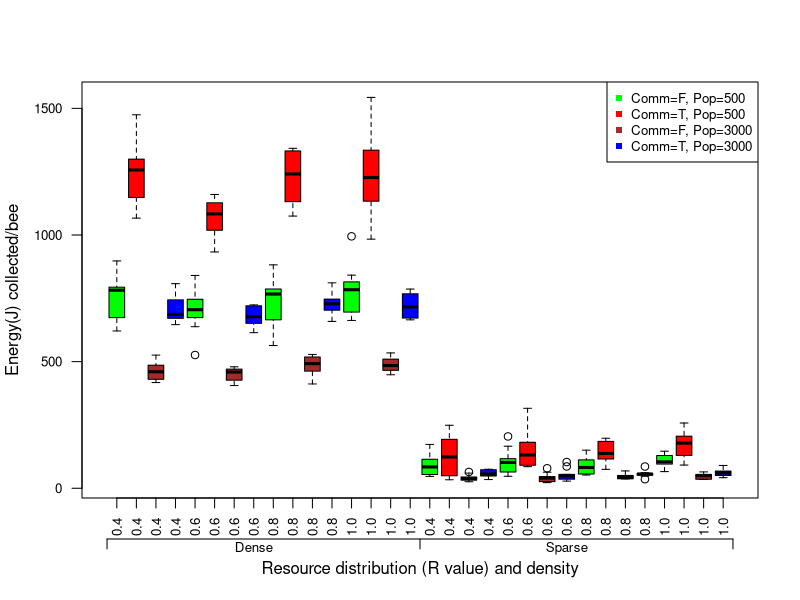
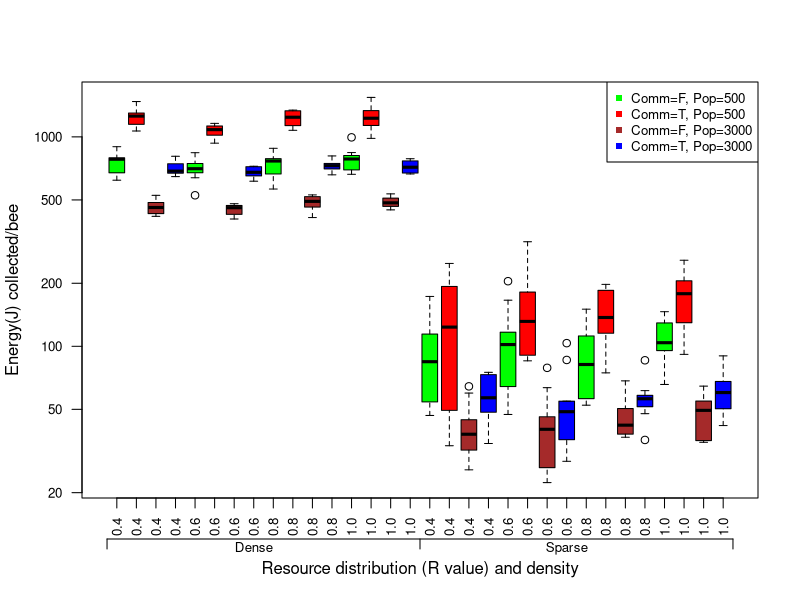
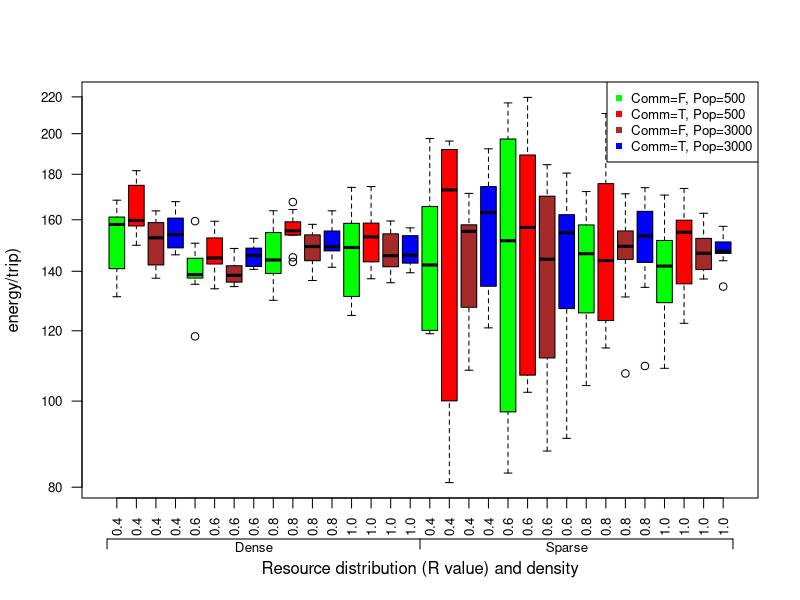
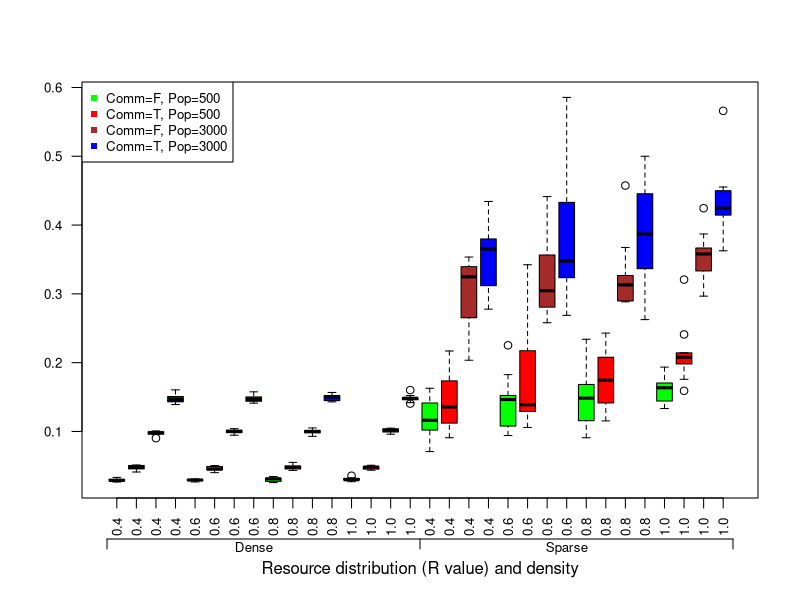
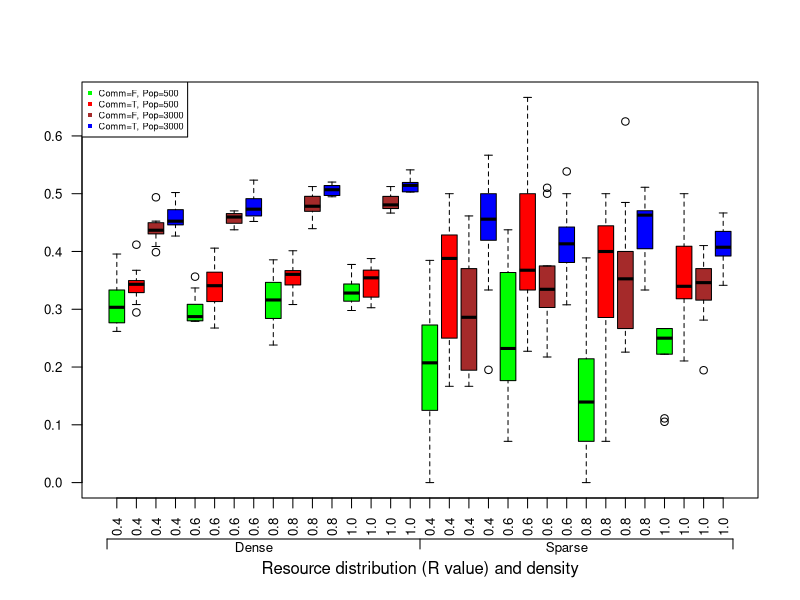
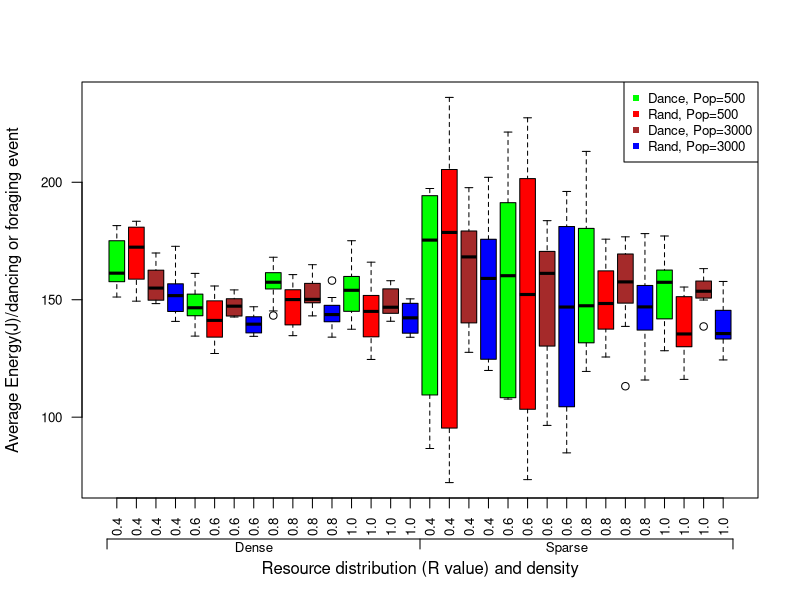
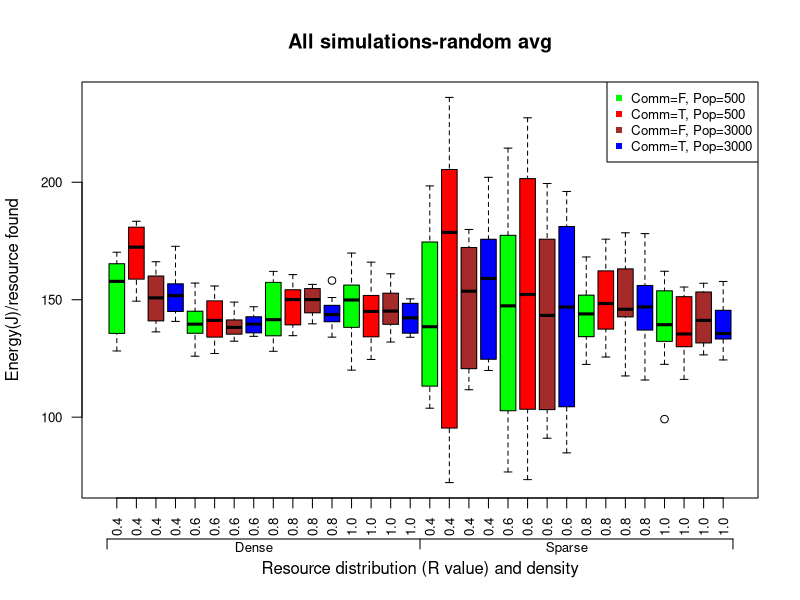
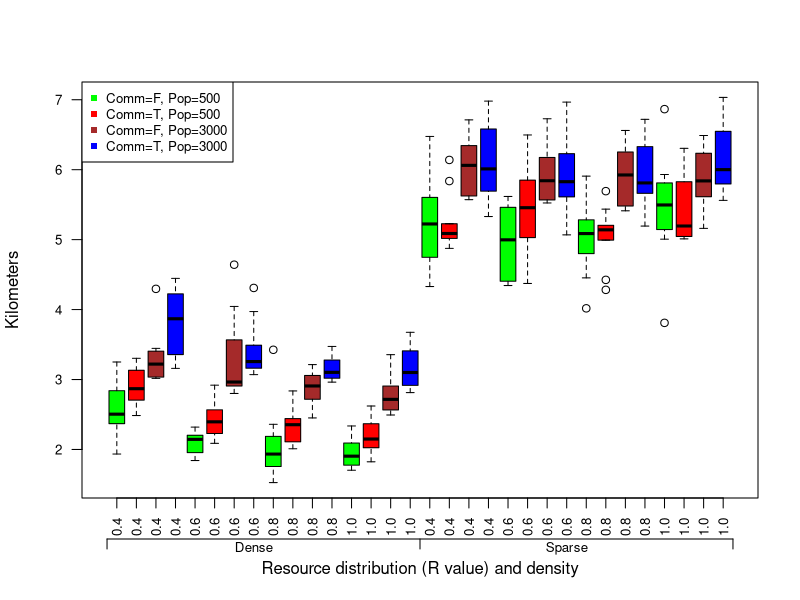

These charts were generated, in order, by the following R code:
## ---- chunk 1
library(dplyr)
library(lme4)
# setwd("~/Google Drive/Semester 8/Thesis/NetLogo+R GitHub/NetLogo R Analyses/Sim Analyses5a")

# Simulation data
all.data <- read.csv("Bees sim_all5-table.csv", skip = 6, stringsAsFactors=FALSE)

# Data names
names(all.data)[4] <- "communication"
names(all.data)[19] <- "max.dist"

# Data calculation
all.data$energy.bee <- all.data$hive.collected / all.data$population
all.data$log.energy.bee <- log(all.data$energy.bee)
all.data$energy.trip <- all.data$hive.collected / all.data$foraged.count
all.data$log.energy.trip <- log(all.data$energy.trip)
all.data$dance.avg <- all.data$dance.quality / all.data$dance.quantity
all.data$random.avg <- all.data$random.quality / all.data$random.quantity
all.data$avg.diff <- all.data$dance.avg - all.data$random.avg
all.data$max.dist.km <- all.data$max.dist * 6.67 / 1000

# Data cleanup
all.data$resource_density <- as.factor(all.data$resource_density)
all.data$R_value <- as.factor(all.data$R_value)
all.data$communication <- as.factor(all.data$communication)
all.data$population <- as.factor(all.data$population)
all.data$environment <- as.factor(sapply(1:nrow(all.data), 
                                         function(i) {i <- paste(substr(all.data$resource_density[i],2,2), 
                                                                 ": ", substr(all.data$R_value[i], 2,4), 
                                                                 sep = "")}))

# Comm
comm.data <- all.data %>% filter(communication == TRUE)

# New table for dance and random avg quality
dance.data <- data.frame(energy.avg = comm.data$dance.avg, environment = comm.data$environment, 
                         communication = comm.data$communication, population = comm.data$population,
                         repetitions = comm.data$repetitions, id.method = rep("dance", length(comm.data[,1])))
random.data <- data.frame(energy.avg = comm.data$random.avg, environment = comm.data$environment, 
                          communication = comm.data$communication, population = comm.data$population,
                          repetitions = comm.data$repetitions, id.method = rep("random", length(comm.data[,1])))
avg.data <- rbind(dance.data, random.data)
## ---- chunk 2
# Plot results
boxplot(energy.bee ~ communication+population+environment, data=all.data, 
        col = c("green", "red", "brown", "blue"), las = 2, main = "", cex.axis = 0.8, 
        xlab = "Resource distribution (R value) and density", ylab = "Energy(J) collected/bee", 
        names = c("0.4", "0.4", "0.4", "0.4",
                  "0.6", "0.6", "0.6", "0.6",
                  "0.8", "0.8", "0.8", "0.8",
                  "1.0", "1.0", "1.0", "1.0",
                  "0.4", "0.4", "0.4", "0.4",
                  "0.6", "0.6", "0.6", "0.6",
                  "0.8", "0.8", "0.8", "0.8",
                  "1.0", "1.0", "1.0", "1.0"))
legend("topright", pch = 15, cex = 0.8, col = c("green", "red", "brown", "blue"), 
       c("Comm=F, Pop=500", "Comm=T, Pop=500", "Comm=F, Pop=3000", "Comm=T, Pop=3000"))
axis(1, at = c(0.5, 16.5, 32.5), labels = c("", "", ""), line = 2.05)
axis(1, at = c(8, 24), labels = c("Dense", "Sparse"), line = 0.9, tick = FALSE, cex.axis = 0.8)


boxplot(energy.bee ~ communication+population+environment, data=all.data, log = "y", 
        col = c("green", "red", "brown", "blue"), las = 2, main = "", cex.axis = 0.8, 
        xlab = "Resource distribution (R value) and density", ylab = "Energy(J) collected/bee", 
        names = c("0.4", "0.4", "0.4", "0.4",
                  "0.6", "0.6", "0.6", "0.6",
                  "0.8", "0.8", "0.8", "0.8",
                  "1.0", "1.0", "1.0", "1.0",
                  "0.4", "0.4", "0.4", "0.4",
                  "0.6", "0.6", "0.6", "0.6",
                  "0.8", "0.8", "0.8", "0.8",
                  "1.0", "1.0", "1.0", "1.0"))
legend("topright", pch = 15, cex = 0.8, col = c("green", "red", "brown", "blue"), 
       c("Comm=F, Pop=500", "Comm=T, Pop=500", "Comm=F, Pop=3000", "Comm=T, Pop=3000"))
axis(1, at = c(0.5, 16.5, 32.5), labels = c("", "", ""), line = 2.05)
axis(1, at = c(8, 24), labels = c("Dense", "Sparse"), line = 0.9, tick = FALSE, cex.axis = 0.8)


boxplot(energy.trip ~ communication+population+environment, data=all.data, log = "y", 
        col = c("green", "red", "brown", "blue"), las = 2, main = "", cex.axis = 0.8, 
        xlab = "Resource distribution (R value) and density", ylab = "energy/trip)", 
        names = c("0.4", "0.4", "0.4", "0.4",
                  "0.6", "0.6", "0.6", "0.6",
                  "0.8", "0.8", "0.8", "0.8",
                  "1.0", "1.0", "1.0", "1.0",
                  "0.4", "0.4", "0.4", "0.4",
                  "0.6", "0.6", "0.6", "0.6",
                  "0.8", "0.8", "0.8", "0.8",
                  "1.0", "1.0", "1.0", "1.0"))
legend("topright", pch = 15, cex = 0.8, col = c("green", "red", "brown", "blue"), 
       c("Comm=F, Pop=500", "Comm=T, Pop=500", "Comm=F, Pop=3000", "Comm=T, Pop=3000"))
axis(1, at = c(0.5, 16.5, 32.5), labels = c("", "", ""), line = 2.05)
axis(1, at = c(8, 24), labels = c("Dense", "Sparse"), line = 0.9, tick = FALSE, cex.axis = 0.8)
## ---- chunk 3
null.0 <- lmer(log.energy.bee ~ 1+(1|repetitions), data = all.data)
alt.0a <- lmer(log.energy.bee ~ population+(1|repetitions), data = all.data)
anova(null.0, alt.0a)
## ---- chunk 4
alt.0b <- lmer(log.energy.bee ~ communication+(1|repetitions), data = all.data)
anova(null.0, alt.0b)
## ---- chunk 5
alt.0c <- lmer(log.energy.bee ~ environment+(1|repetitions), data = all.data)
anova(null.0, alt.0c)
## ---- chunk 6
alt.0d <- lmer(log.energy.bee ~ resource_density+(1|repetitions), data = all.data)
anova(null.0, alt.0d)
## ---- chunk 7
alt.0e <- lmer(log.energy.bee ~ R_value+(1|repetitions), data = all.data)
anova(null.0, alt.0e)
## ---- chunk 8
null.1 <- lmer(log.energy.bee ~ population+communication+environment+(1|repetitions), data = all.data)
alt.1a <- lmer(log.energy.bee ~ population*communication+environment+(1|repetitions), data = all.data)
anova(null.1, alt.1a)
## ---- chunk 9
alt.1b <- lmer(log.energy.bee ~ population*environment+communication+(1|repetitions), data = all.data)
anova(null.1, alt.1b)
## ---- chunk 10
alt.1c <- lmer(log.energy.bee ~ population+communication*environment+(1|repetitions), data = all.data)
anova(null.1, alt.1c)
## ---- chunk 11
null.all.1 <- lmer(log.energy.bee ~ population + communication + environment + 
                     population*communication + population*environment + communication*environment +
                     (1|repetitions), data = all.data)
alt.all.1 <- lmer(log.energy.bee ~ population*communication*environment+(1|repetitions), data = all.data)
anova(null.all.1, alt.all.1)
## ---- chunk 12
null.0 <- lmer(log.energy.trip ~ 1+(1|repetitions), data = all.data)
alt.0a <- lmer(log.energy.trip ~ population+(1|repetitions), data = all.data)
anova(null.0, alt.0a)
## ---- chunk 13
alt.0b <- lmer(log.energy.trip ~ communication+(1|repetitions), data = all.data)
anova(null.0, alt.0b)
## ---- chunk 14
alt.0c <- lmer(log.energy.trip ~ environment+(1|repetitions), data = all.data)
anova(null.0, alt.0c)
## ---- chunk 15
null.1 <- lmer(log.energy.trip ~ population+communication+environment+(1|repetitions), data = all.data)
alt.1a <- lmer(log.energy.trip ~ population*communication+environment+(1|repetitions), data = all.data)
anova(null.1, alt.1a)
## ---- chunk 16
alt.1b <- lmer(log.energy.trip ~ population*environment+communication+(1|repetitions), data = all.data)
anova(null.1, alt.1b)
## ---- chunk 17
alt.1c <- lmer(log.energy.trip ~ population+environment*communication+(1|repetitions), data = all.data)
anova(null.1, alt.1c)
## ---- chunk 18
null.all.1 <- lmer(log.energy.trip ~ population + communication + environment + 
                     population*communication + population*environment + communication*environment + 
                     (1|repetitions), data = all.data)
alt.all.1 <- lmer(log.energy.trip ~ population*communication*environment+(1|repetitions), data = all.data)
anova(null.all.1, alt.all.1)
## ---- chunk 19
boxplot((resources.found/resources) ~ communication+population+environment, data=all.data, 
        col = c("green", "red", "brown", "blue"), las = 2, main = "", cex.axis = 0.8, 
        xlab = "Resource distribution (R value) and density", ylab = "", 
        names = c("0.4", "0.4", "0.4", "0.4",
                  "0.6", "0.6", "0.6", "0.6",
                  "0.8", "0.8", "0.8", "0.8",
                  "1.0", "1.0", "1.0", "1.0",
                  "0.4", "0.4", "0.4", "0.4",
                  "0.6", "0.6", "0.6", "0.6",
                  "0.8", "0.8", "0.8", "0.8",
                  "1.0", "1.0", "1.0", "1.0"))
legend("topleft", pch = 15, cex = 0.8, col = c("green", "red", "brown", "blue"), 
       c("Comm=F, Pop=500", "Comm=T, Pop=500", "Comm=F, Pop=3000", "Comm=T, Pop=3000"))
axis(1, at = c(0.5, 16.5, 32.5), labels = c("", "", ""), line = 2.05)
axis(1, at = c(8, 24), labels = c("Dense", "Sparse"), line = 0.9, tick = FALSE, cex.axis = 0.8)
## ---- chunk 20
null.2 <- glmer(cbind(resources.found, resources.untouched) ~ population+communication+environment+(1|repetitions), 
                family = binomial(), data = all.data)
alt.2a <- glmer(cbind(resources.found, resources.untouched) ~ population*communication+environment+(1|repetitions), 
                family = binomial(), data = all.data)
anova(null.2, alt.2a, test="Chisq")
## ---- chunk 21
alt.2b <- glmer(cbind(resources.found, resources.untouched) ~ population+communication*environment+(1|repetitions), 
                family = binomial(), data = all.data)
anova(null.2, alt.2b, test="Chisq")
## ---- chunk 22
alt.2c <- glmer(cbind(resources.found, resources.untouched) ~ population*environment+communication+(1|repetitions), 
                family = binomial(), data = all.data)
anova(null.2, alt.2c, test="Chisq")
## ---- chunk 23
null.all.2 <- glmer(cbind(resources.found, resources.untouched) ~ population + communication + environment + 
                      population*communication + population*environment + communication*environment +
                      (1|repetitions), 
                    family = binomial(), data = all.data)
alt.all.2 <- glmer(cbind(resources.found, resources.untouched) ~ population*environment*communication+(1|repetitions), 
                   family = binomial(), data = all.data)
anova(null.all.2, alt.all.2, test="Chisq")
## ---- chunk 24
boxplot((resources.depleted/resources.found) ~ communication+population+environment, data=all.data, 
        col = c("green", "red", "brown", "blue"), las = 2, main = "", cex.axis = 0.8, 
        xlab = "Resource distribution (R value) and density", ylab = "", 
        names = c("0.4", "0.4", "0.4", "0.4",
                  "0.6", "0.6", "0.6", "0.6",
                  "0.8", "0.8", "0.8", "0.8",
                  "1.0", "1.0", "1.0", "1.0",
                  "0.4", "0.4", "0.4", "0.4",
                  "0.6", "0.6", "0.6", "0.6",
                  "0.8", "0.8", "0.8", "0.8",
                  "1.0", "1.0", "1.0", "1.0"))
legend("topleft", pch = 15, cex = 0.55, col = c("green", "red", "brown", "blue"), 
       c("Comm=F, Pop=500", "Comm=T, Pop=500", "Comm=F, Pop=3000", "Comm=T, Pop=3000"))
axis(1, at = c(0.5, 16.5, 32.5), labels = c("", "", ""), line = 2.05)
axis(1, at = c(8, 24), labels = c("Dense", "Sparse"), line = 0.9, tick = FALSE, cex.axis = 0.8)
## ---- chunk 25
null.3 <- glmer(cbind(resources.depleted, (resources.found-resources.depleted)) ~ 
                  population+communication+environment+(1|repetitions), 
                family = binomial(), data = all.data)
alt.3a <- glmer(cbind(resources.depleted, (resources.found-resources.depleted)) ~ 
                  population*communication+environment+(1|repetitions), 
                family = binomial(), data = all.data)
anova(null.3, alt.3a, test="Chisq")
## ---- chunk 26
alt.3b <- glmer(cbind(resources.depleted, (resources.found-resources.depleted)) ~ 
                  population+communication*environment+(1|repetitions), 
                family = binomial(), data = all.data)
anova(null.3, alt.3b, test="Chisq")
## ---- chunk 27
alt.3c <- glmer(cbind(resources.depleted, (resources.found-resources.depleted)) ~ 
                  population*environment+communication+(1|repetitions), 
                family = binomial(), data = all.data)
anova(null.3, alt.3c, test="Chisq")
## ---- chunk 28
null.all.3 <- glmer(cbind(resources.depleted, (resources.found-resources.depleted)) ~ 
                      population + communication + environment + 
                      population*communication + population*environment + communication*environment +
                      (1|repetitions), 
                    family = binomial(), data = all.data)
alt.all.3 <- glmer(cbind(resources.depleted, (resources.found-resources.depleted)) ~
                     population*environment*communication+(1|repetitions), 
                   family = binomial(), data = all.data)
anova(null.all.3, alt.all.3, test="Chisq")
## ---- chunk 29
# plot(x = all.data$dance.avg, y = all.data$random.avg)
# abline(a = 0, b = 1)

boxplot(energy.avg ~ id.method+population+environment, data=avg.data, 
        col = c("green", "red", "brown", "blue"), las = 2, cex.axis = 0.8, main = "", 
        xlab = "Resource distribution (R value) and density", ylab = "Average Energy(J)/dancing or foraging event", 
        names = c("0.4", "0.4", "0.4", "0.4",
                  "0.6", "0.6", "0.6", "0.6",
                  "0.8", "0.8", "0.8", "0.8",
                  "1.0", "1.0", "1.0", "1.0",
                  "0.4", "0.4", "0.4", "0.4",
                  "0.6", "0.6", "0.6", "0.6",
                  "0.8", "0.8", "0.8", "0.8",
                  "1.0", "1.0", "1.0", "1.0"))
legend("topright", pch = 15, cex = 0.8, col = c("green", "red", "brown", "blue"), 
       c("Dance, Pop=500", "Rand, Pop=500", "Dance, Pop=3000", "Rand, Pop=3000"))
axis(1, at = c(0.5, 16.5, 32.5), labels = c("", "", ""), line = 2.05)
axis(1, at = c(8, 24), labels = c("Dense", "Sparse"), line = 0.9, tick = FALSE, cex.axis = 0.8)
## ---- chunk 30
null.4 <- lmer(energy.avg ~ population+id.method+environment+(1|repetitions), data = avg.data)
alt.4a <- lmer(energy.avg ~ population*id.method+environment+(1|repetitions), data = avg.data)
anova(null.4, alt.4a)
## ---- chunk 31
alt.4b <- lmer(energy.avg ~ population*environment+id.method+(1|repetitions), data = avg.data)
anova(null.4, alt.4b)
## ---- chunk 32
alt.4c <- lmer(energy.avg ~ population+id.method*environment+(1|repetitions), data = avg.data)
anova(null.4, alt.4c)
## ---- chunk 33
null.all.4 <- lmer(energy.avg ~ population + id.method + environment + 
                     population*id.method + population*environment + id.method*environment +
                     (1|repetitions), data = avg.data)
alt.all.4 <- lmer(energy.avg ~ population*id.method*environment+(1|repetitions), data = avg.data)
anova(null.all.4, alt.all.4)
## ---- chunk 34
anova(lmer((dance.avg-random.avg) ~ environment+population+(1|repetitions), data = comm.data),
      lmer((dance.avg-random.avg) ~ environment*population+(1|repetitions), data = comm.data))
## ---- chunk 35
boxplot(random.avg ~ communication+population+environment, data=all.data, 
        col = c("green", "red", "brown", "blue"), las = 2, cex.axis = 0.8, main = "All simulations-random avg", 
        xlab = "Resource distribution (R value) and density", ylab = "Energy(J)/resource found", 
        names = c("0.4", "0.4", "0.4", "0.4",
                  "0.6", "0.6", "0.6", "0.6",
                  "0.8", "0.8", "0.8", "0.8",
                  "1.0", "1.0", "1.0", "1.0",
                  "0.4", "0.4", "0.4", "0.4",
                  "0.6", "0.6", "0.6", "0.6",
                  "0.8", "0.8", "0.8", "0.8",
                  "1.0", "1.0", "1.0", "1.0"))
legend("topright", pch = 15, cex = 0.8, col = c("green", "red", "brown", "blue"), 
       c("Comm=F, Pop=500", "Comm=T, Pop=500", "Comm=F, Pop=3000", "Comm=T, Pop=3000"))
axis(1, at = c(0.5, 16.5, 32.5), labels = c("", "", ""), line = 2.05)
axis(1, at = c(8, 24), labels = c("Dense", "Sparse"), line = 0.9, tick = FALSE, cex.axis = 0.8)
## ---- chunk 36
null.5 <- lmer(random.avg ~ population+communication+environment+(1|repetitions), data = all.data)
alt.5a <- lmer(random.avg ~ population*communication+environment+(1|repetitions), data = all.data)
anova(null.5, alt.5a)
## ---- chunk 37
alt.5b <- lmer(random.avg ~ population*environment+communication+(1|repetitions), data = all.data)
anova(null.5, alt.5b)
## ---- chunk 38
alt.5c <- lmer(random.avg ~ population+communication*environment+(1|repetitions), data = all.data)
anova(null.5, alt.5c)
## ---- chunk 39
null.all.5 <- lmer(random.avg ~ population + communication + environment + 
                     population*communication + population*environment + communication*environment +
                     (1|repetitions), data = all.data)
alt.all.5 <- lmer(random.avg ~ population*communication*environment+(1|repetitions), data = all.data)
anova(null.all.5, alt.all.5)
## ---- chunk 40
boxplot(max.dist.km ~ communication+population+environment, data=all.data, 
        col = c("green", "red", "brown", "blue"), las = 2, cex.axis = 0.8, main = "", 
        xlab = "Resource distribution (R value) and density", ylab = "Kilometers", 
        names = c("0.4", "0.4", "0.4", "0.4",
                  "0.6", "0.6", "0.6", "0.6",
                  "0.8", "0.8", "0.8", "0.8",
                  "1.0", "1.0", "1.0", "1.0",
                  "0.4", "0.4", "0.4", "0.4",
                  "0.6", "0.6", "0.6", "0.6",
                  "0.8", "0.8", "0.8", "0.8",
                  "1.0", "1.0", "1.0", "1.0"))
legend("topleft", pch = 15, cex = 0.8, col = c("green", "red", "brown", "blue"), 
       c("Comm=F, Pop=500", "Comm=T, Pop=500", "Comm=F, Pop=3000", "Comm=T, Pop=3000"))
axis(1, at = c(0.5, 16.5, 32.5), labels = c("", "", ""), line = 2.05)
axis(1, at = c(8, 24), labels = c("Dense", "Sparse"), line = 0.9, tick = FALSE, cex.axis = 0.8)
## ---- chunk 41
null.6 <- lmer(max.dist.km ~ population+communication+environment+(1|repetitions), data = all.data)
alt.6a <- lmer(max.dist.km ~ population*communication+environment+(1|repetitions), data = all.data)
anova(null.6, alt.6a)
## ---- chunk 42
alt.6b <- lmer(max.dist.km ~ population*environment+communication+(1|repetitions), data = all.data)
anova(null.5, alt.6b)
## ---- chunk 43
alt.6c <- lmer(max.dist.km ~ population+communication*environment+(1|repetitions), data = all.data)
anova(null.6, alt.6c)
## ---- chunk 44
null.all.6 <- lmer(max.dist.km ~ population + communication + environment + 
                     population*communication + population*environment + communication*environment +
                     (1|repetitions), data = all.data)
alt.all.6 <- lmer(max.dist.km ~ population*communication*environment+(1|repetitions), data = all.data)
anova(null.all.6, alt.all.6)


